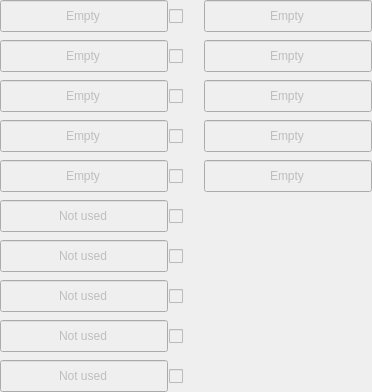
      <widget class="QWidget" name="points" native="true">
       <property name="geometry">
        <rect>
         <x>28</x>
         <y>32</y>
         <width>372</width>
         <height>392</height>
        </rect>
       </property>
       <widget class="lndtevent" name="point1">
        <property name="enabled">
         <bool>false</bool>
        </property>
        <property name="geometry">
         <rect>
          <x>0</x>
          <y>0</y>
          <width>168</width>
          <height>32</height>
         </rect>
        </property>
        <property name="focusPolicy">
         <enum>Qt::ClickFocus</enum>
        </property>
        <property name="acceptDrops">
         <bool>false</bool>
        </property>
        <property name="text">
         <string>Empty</string>
        </property>
        <property name="maxLength">
         <number>128</number>
        </property>
        <property name="alignment">
         <set>Qt::AlignCenter</set>
        </property>
       </widget>
       <widget class="lndtevent" name="point2">
        <property name="enabled">
         <bool>false</bool>
        </property>
        <property name="geometry">
         <rect>
          <x>0</x>
          <y>40</y>
          <width>168</width>
          <height>32</height>
         </rect>
        </property>
        <property name="focusPolicy">
         <enum>Qt::ClickFocus</enum>
        </property>
        <property name="acceptDrops">
         <bool>false</bool>
        </property>
        <property name="text">
         <string>Empty</string>
        </property>
        <property name="maxLength">
         <number>128</number>
        </property>
        <property name="alignment">
         <set>Qt::AlignCenter</set>
        </property>
       </widget>
       <widget class="lndtevent" name="point3">
        <property name="enabled">
         <bool>false</bool>
        </property>
        <property name="geometry">
         <rect>
          <x>0</x>
          <y>80</y>
          <width>168</width>
          <height>32</height>
         </rect>
        </property>
        <property name="focusPolicy">
         <enum>Qt::ClickFocus</enum>
        </property>
        <property name="acceptDrops">
         <bool>false</bool>
        </property>
        <property name="text">
         <string>Empty</string>
        </property>
        <property name="maxLength">
         <number>128</number>
        </property>
        <property name="alignment">
         <set>Qt::AlignCenter</set>
        </property>
       </widget>
       <widget class="lndtevent" name="point4">
        <property name="enabled">
         <bool>false</bool>
        </property>
        <property name="geometry">
         <rect>
          <x>0</x>
          <y>120</y>
          <width>168</width>
          <height>32</height>
         </rect>
        </property>
        <property name="focusPolicy">
         <enum>Qt::ClickFocus</enum>
        </property>
        <property name="acceptDrops">
         <bool>false</bool>
        </property>
        <property name="text">
         <string>Empty</string>
        </property>
        <property name="maxLength">
         <number>128</number>
        </property>
        <property name="alignment">
         <set>Qt::AlignCenter</set>
        </property>
       </widget>
       <widget class="lndtevent" name="point5">
        <property name="enabled">
         <bool>false</bool>
        </property>
        <property name="geometry">
         <rect>
          <x>0</x>
          <y>160</y>
          <width>168</width>
          <height>32</height>
         </rect>
        </property>
        <property name="focusPolicy">
         <enum>Qt::ClickFocus</enum>
        </property>
        <property name="acceptDrops">
         <bool>false</bool>
        </property>
        <property name="text">
         <string>Empty</string>
        </property>
        <property name="maxLength">
         <number>128</number>
        </property>
        <property name="alignment">
         <set>Qt::AlignCenter</set>
        </property>
       </widget>
       <widget class="lndtevent" name="point6">
        <property name="enabled">
         <bool>false</bool>
        </property>
        <property name="geometry">
         <rect>
          <x>0</x>
          <y>200</y>
          <width>168</width>
          <height>32</height>
         </rect>
        </property>
        <property name="focusPolicy">
         <enum>Qt::ClickFocus</enum>
        </property>
        <property name="acceptDrops">
         <bool>false</bool>
        </property>
        <property name="text">
         <string>Not used</string>
        </property>
        <property name="maxLength">
         <number>128</number>
        </property>
        <property name="alignment">
         <set>Qt::AlignCenter</set>
        </property>
       </widget>
       <widget class="lndtevent" name="point7">
        <property name="enabled">
         <bool>false</bool>
        </property>
        <property name="geometry">
         <rect>
          <x>0</x>
          <y>240</y>
          <width>168</width>
          <height>32</height>
         </rect>
        </property>
        <property name="focusPolicy">
         <enum>Qt::ClickFocus</enum>
        </property>
        <property name="acceptDrops">
         <bool>false</bool>
        </property>
        <property name="text">
         <string>Not used</string>
        </property>
        <property name="maxLength">
         <number>128</number>
        </property>
        <property name="alignment">
         <set>Qt::AlignCenter</set>
        </property>
       </widget>
       <widget class="lndtevent" name="point8">
        <property name="enabled">
         <bool>false</bool>
        </property>
        <property name="geometry">
         <rect>
          <x>0</x>
          <y>280</y>
          <width>168</width>
          <height>32</height>
         </rect>
        </property>
        <property name="focusPolicy">
         <enum>Qt::ClickFocus</enum>
        </property>
        <property name="acceptDrops">
         <bool>false</bool>
        </property>
        <property name="text">
         <string>Not used</string>
        </property>
        <property name="maxLength">
         <number>128</number>
        </property>
        <property name="alignment">
         <set>Qt::AlignCenter</set>
        </property>
       </widget>
       <widget class="lndtevent" name="point9">
        <property name="enabled">
         <bool>false</bool>
        </property>
        <property name="geometry">
         <rect>
          <x>0</x>
          <y>320</y>
          <width>168</width>
          <height>32</height>
         </rect>
        </property>
        <property name="focusPolicy">
         <enum>Qt::ClickFocus</enum>
        </property>
        <property name="acceptDrops">
         <bool>false</bool>
        </property>
        <property name="text">
         <string>Not used</string>
        </property>
        <property name="maxLength">
         <number>128</number>
        </property>
        <property name="alignment">
         <set>Qt::AlignCenter</set>
        </property>
       </widget>
       <widget class="lndtevent" name="point10">
        <property name="enabled">
         <bool>false</bool>
        </property>
        <property name="geometry">
         <rect>
          <x>0</x>
          <y>360</y>
          <width>168</width>
          <height>32</height>
         </rect>
        </property>
        <property name="focusPolicy">
         <enum>Qt::ClickFocus</enum>
        </property>
        <property name="acceptDrops">
         <bool>false</bool>
        </property>
        <property name="text">
         <string>Not used</string>
        </property>
        <property name="maxLength">
         <number>128</number>
        </property>
        <property name="alignment">
         <set>Qt::AlignCenter</set>
        </property>
       </widget>
       <widget class="lndtevent" name="point11">
        <property name="enabled">
         <bool>false</bool>
        </property>
        <property name="geometry">
         <rect>
          <x>204</x>
          <y>0</y>
          <width>168</width>
          <height>32</height>
         </rect>
        </property>
        <property name="focusPolicy">
         <enum>Qt::ClickFocus</enum>
        </property>
        <property name="acceptDrops">
         <bool>false</bool>
        </property>
        <property name="text">
         <string>Empty</string>
        </property>
        <property name="maxLength">
         <number>128</number>
        </property>
        <property name="alignment">
         <set>Qt::AlignCenter</set>
        </property>
       </widget>
       <widget class="lndtevent" name="point12">
        <property name="enabled">
         <bool>false</bool>
        </property>
        <property name="geometry">
         <rect>
          <x>204</x>
          <y>40</y>
          <width>168</width>
          <height>32</height>
         </rect>
        </property>
        <property name="focusPolicy">
         <enum>Qt::ClickFocus</enum>
        </property>
        <property name="acceptDrops">
         <bool>false</bool>
        </property>
        <property name="text">
         <string>Empty</string>
        </property>
        <property name="maxLength">
         <number>128</number>
        </property>
        <property name="alignment">
         <set>Qt::AlignCenter</set>
        </property>
       </widget>
       <widget class="lndtevent" name="point13">
        <property name="enabled">
         <bool>false</bool>
        </property>
        <property name="geometry">
         <rect>
          <x>204</x>
          <y>80</y>
          <width>168</width>
          <height>32</height>
         </rect>
        </property>
        <property name="focusPolicy">
         <enum>Qt::ClickFocus</enum>
        </property>
        <property name="acceptDrops">
         <bool>false</bool>
        </property>
        <property name="text">
         <string>Empty</string>
        </property>
        <property name="maxLength">
         <number>128</number>
        </property>
        <property name="alignment">
         <set>Qt::AlignCenter</set>
        </property>
       </widget>
       <widget class="lndtevent" name="point14">
        <property name="enabled">
         <bool>false</bool>
        </property>
        <property name="geometry">
         <rect>
          <x>204</x>
          <y>120</y>
          <width>168</width>
          <height>32</height>
         </rect>
        </property>
        <property name="focusPolicy">
         <enum>Qt::ClickFocus</enum>
        </property>
        <property name="acceptDrops">
         <bool>false</bool>
        </property>
        <property name="text">
         <string>Empty</string>
        </property>
        <property name="maxLength">
         <number>128</number>
        </property>
        <property name="alignment">
         <set>Qt::AlignCenter</set>
        </property>
       </widget>
       <widget class="lndtevent" name="point15">
        <property name="enabled">
         <bool>false</bool>
        </property>
        <property name="geometry">
         <rect>
          <x>204</x>
          <y>160</y>
          <width>168</width>
          <height>32</height>
         </rect>
        </property>
        <property name="focusPolicy">
         <enum>Qt::ClickFocus</enum>
        </property>
        <property name="acceptDrops">
         <bool>false</bool>
        </property>
        <property name="text">
         <string>Empty</string>
        </property>
        <property name="maxLength">
         <number>128</number>
        </property>
        <property name="alignment">
         <set>Qt::AlignCenter</set>
        </property>
       </widget>
       <widget class="QCheckBox" name="pointpipe1">
        <property name="enabled">
         <bool>false</bool>
        </property>
        <property name="geometry">
         <rect>
          <x>169</x>
          <y>6</y>
          <width>20</width>
          <height>20</height>
         </rect>
        </property>
        <property name="cursor">
         <cursorShape>PointingHandCursor</cursorShape>
        </property>
        <property name="focusPolicy">
         <enum>Qt::NoFocus</enum>
        </property>
        <property name="toolTip">
         <string>Select restore point</string>
        </property>
       </widget>
       <widget class="QCheckBox" name="pointpipe2">
        <property name="enabled">
         <bool>false</bool>
        </property>
        <property name="geometry">
         <rect>
          <x>169</x>
          <y>46</y>
          <width>20</width>
          <height>20</height>
         </rect>
        </property>
        <property name="cursor">
         <cursorShape>PointingHandCursor</cursorShape>
        </property>
        <property name="focusPolicy">
         <enum>Qt::NoFocus</enum>
        </property>
        <property name="toolTip">
         <string>Select restore point</string>
        </property>
       </widget>
       <widget class="QCheckBox" name="pointpipe3">
        <property name="enabled">
         <bool>false</bool>
        </property>
        <property name="geometry">
         <rect>
          <x>169</x>
          <y>86</y>
          <width>20</width>
          <height>20</height>
         </rect>
        </property>
        <property name="cursor">
         <cursorShape>PointingHandCursor</cursorShape>
        </property>
        <property name="focusPolicy">
         <enum>Qt::NoFocus</enum>
        </property>
        <property name="toolTip">
         <string>Select restore point</string>
        </property>
       </widget>
       <widget class="QCheckBox" name="pointpipe4">
        <property name="enabled">
         <bool>false</bool>
        </property>
        <property name="geometry">
         <rect>
          <x>169</x>
          <y>126</y>
          <width>20</width>
          <height>20</height>
         </rect>
        </property>
        <property name="cursor">
         <cursorShape>PointingHandCursor</cursorShape>
        </property>
        <property name="focusPolicy">
         <enum>Qt::NoFocus</enum>
        </property>
        <property name="toolTip">
         <string>Select restore point</string>
        </property>
       </widget>
       <widget class="QCheckBox" name="pointpipe5">
        <property name="enabled">
         <bool>false</bool>
        </property>
        <property name="geometry">
         <rect>
          <x>169</x>
          <y>166</y>
          <width>20</width>
          <height>20</height>
         </rect>
        </property>
        <property name="cursor">
         <cursorShape>PointingHandCursor</cursorShape>
        </property>
        <property name="focusPolicy">
         <enum>Qt::NoFocus</enum>
        </property>
        <property name="toolTip">
         <string>Select restore point</string>
        </property>
       </widget>
       <widget class="QCheckBox" name="pointpipe6">
        <property name="enabled">
         <bool>false</bool>
        </property>
        <property name="geometry">
         <rect>
          <x>169</x>
          <y>206</y>
          <width>20</width>
          <height>20</height>
         </rect>
        </property>
        <property name="cursor">
         <cursorShape>PointingHandCursor</cursorShape>
        </property>
        <property name="focusPolicy">
         <enum>Qt::NoFocus</enum>
        </property>
        <property name="toolTip">
         <string>Select restore point</string>
        </property>
       </widget>
       <widget class="QCheckBox" name="pointpipe7">
        <property name="enabled">
         <bool>false</bool>
        </property>
        <property name="geometry">
         <rect>
          <x>169</x>
          <y>246</y>
          <width>20</width>
          <height>20</height>
         </rect>
        </property>
        <property name="cursor">
         <cursorShape>PointingHandCursor</cursorShape>
        </property>
        <property name="focusPolicy">
         <enum>Qt::NoFocus</enum>
        </property>
        <property name="toolTip">
         <string>Select restore point</string>
        </property>
       </widget>
       <widget class="QCheckBox" name="pointpipe8">
        <property name="enabled">
         <bool>false</bool>
        </property>
        <property name="geometry">
         <rect>
          <x>169</x>
          <y>286</y>
          <width>20</width>
          <height>20</height>
         </rect>
        </property>
        <property name="cursor">
         <cursorShape>PointingHandCursor</cursorShape>
        </property>
        <property name="focusPolicy">
         <enum>Qt::NoFocus</enum>
        </property>
        <property name="toolTip">
         <string>Select restore point</string>
        </property>
       </widget>
       <widget class="QCheckBox" name="pointpipe9">
        <property name="enabled">
         <bool>false</bool>
        </property>
        <property name="geometry">
         <rect>
          <x>169</x>
          <y>326</y>
          <width>20</width>
          <height>20</height>
         </rect>
        </property>
        <property name="cursor">
         <cursorShape>PointingHandCursor</cursorShape>
        </property>
        <property name="focusPolicy">
         <enum>Qt::NoFocus</enum>
        </property>
        <property name="toolTip">
         <string>Select restore point</string>
        </property>
       </widget>
       <widget class="QCheckBox" name="pointpipe10">
        <property name="enabled">
         <bool>false</bool>
        </property>
        <property name="geometry">
         <rect>
          <x>169</x>
          <y>366</y>
          <width>20</width>
          <height>20</height>
         </rect>
        </property>
        <property name="cursor">
         <cursorShape>PointingHandCursor</cursorShape>
        </property>
        <property name="focusPolicy">
         <enum>Qt::NoFocus</enum>
        </property>
        <property name="toolTip">
         <string>Select restore point</string>
        </property>
       </widget>
      </widget>
